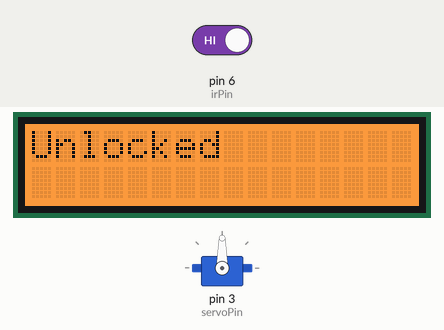
This sketch was run on a simulated Arduino Uno, built with avr-gcc and run on an emulated ATmega328P. On the bench: servo, 16×2 character LCD. The inputs (shaded band) are chosen by the test bench; at power-on: pin 6 (irPin) HIGH.

Above: at 1.2 s.
1.3 s: pin 6 (irPin) driven LOW
At 2.7 s:
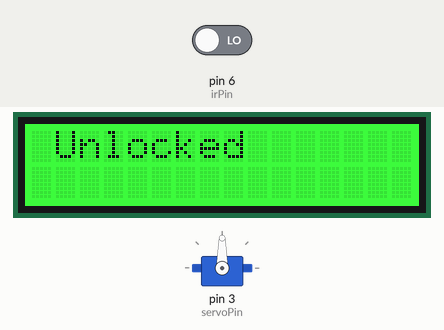
At 3.8 s:
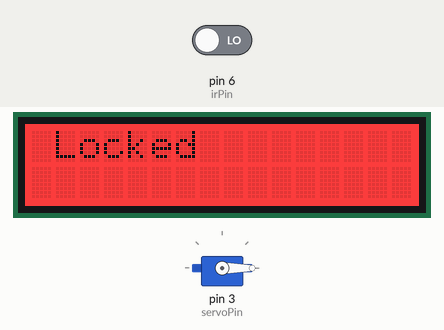
4.3 s: pin 6 (irPin) driven HIGH
At 4.8 s:
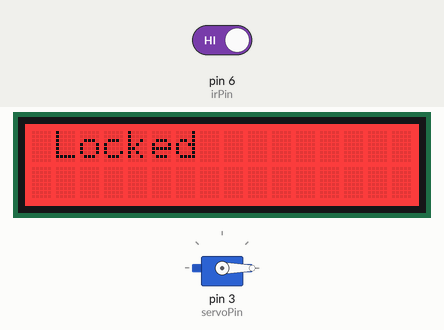
Timing chart, 0 to 7.3 s (numbered marks = the images above; inputs shaded):
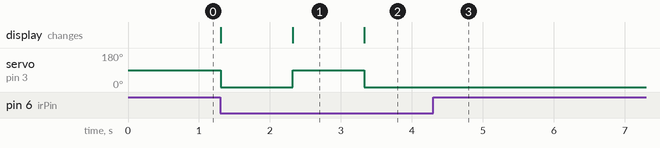

Measured:
- after the input at 1.3 s, servo on pin 3 (servoPin): 90° → 0° at once, → 90° 1.0 s later, → 0° 1.0 s later; the display: first changes at once (image 1 shows a later state)
- after the input at 4.3 s, servo on pin 3 (servoPin): stops changing and stays 0°
- what the display in image 1 shows lasts 1.0 s, from 2.3 s to 3.3 s

The sketch:

Final_Code_Version.ino
```cpp
#include <Wire.h>
#include "rgb_lcd.h"
#include <Servo.h>


rgb_lcd lcd;

int servoPin = 3;

const int irPin = 6;
const int colorR = 255;
const int colorG = 125;
const int colorB = 0;

Servo Servo1;

bool isLocked = false;

void setup() {
  Serial.begin(9600);
  Servo1.attach(servoPin);
  pinMode(irPin, INPUT);
  lcd.begin(16, 2);
  lcd.setRGB(colorR, colorG, colorB);
  lcd.print("Unlocked");
  Servo1.write(90);
}

void loop() {
  if (digitalRead(irPin) == LOW) {
    isLocked = !isLocked;
    if (isLocked) {
      lcd.setRGB(255, 0, 0); // set background color to red
      lcd.clear();
      lcd.print(" Locked");
      Servo1.write(0);
    } else {
      lcd.setRGB(0, 255, 0); // set background color to green
      lcd.clear();
      lcd.print(" Unlocked");
      Servo1.write(90);
    }
    delay(1000);
  }
}
```
